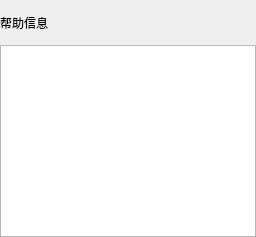
           <widget class="QWidget" name="page_35">
            <layout class="QVBoxLayout" name="verticalLayout_14">
             <property name="spacing">
              <number>0</number>
             </property>
             <property name="leftMargin">
              <number>0</number>
             </property>
             <property name="topMargin">
              <number>0</number>
             </property>
             <property name="rightMargin">
              <number>0</number>
             </property>
             <property name="bottomMargin">
              <number>0</number>
             </property>
             <item>
              <widget class="QWidget" name="verticalWidget_13" native="true">
               <layout class="QVBoxLayout" name="verticalLayout_13">
                <property name="spacing">
                 <number>0</number>
                </property>
                <property name="leftMargin">
                 <number>0</number>
                </property>
                <property name="topMargin">
                 <number>0</number>
                </property>
                <property name="rightMargin">
                 <number>0</number>
                </property>
                <property name="bottomMargin">
                 <number>0</number>
                </property>
                <item>
                 <widget class="QLabel" name="label_2">
                  <property name="minimumSize">
                   <size>
                    <width>0</width>
                    <height>45</height>
                   </size>
                  </property>
                  <property name="text">
                   <string>帮助信息</string>
                  </property>
                 </widget>
                </item>
                <item>
                 <widget class="QTextEdit" name="textEdit_help">
                  <property name="enabled">
                   <bool>true</bool>
                  </property>
                 </widget>
                </item>
               </layout>
              </widget>
             </item>
            </layout>
           </widget>
